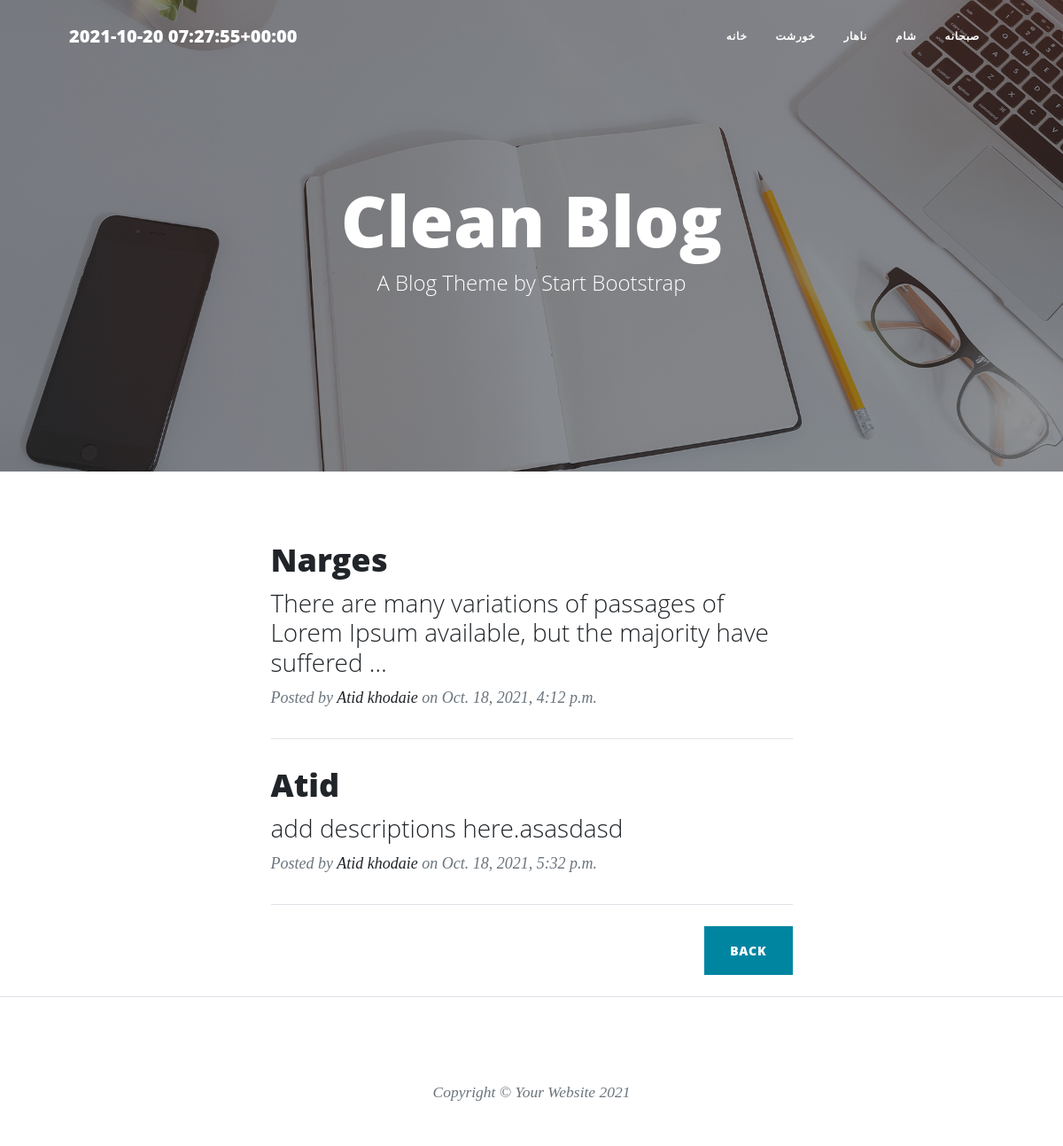
The app's page /?page=2, older data.
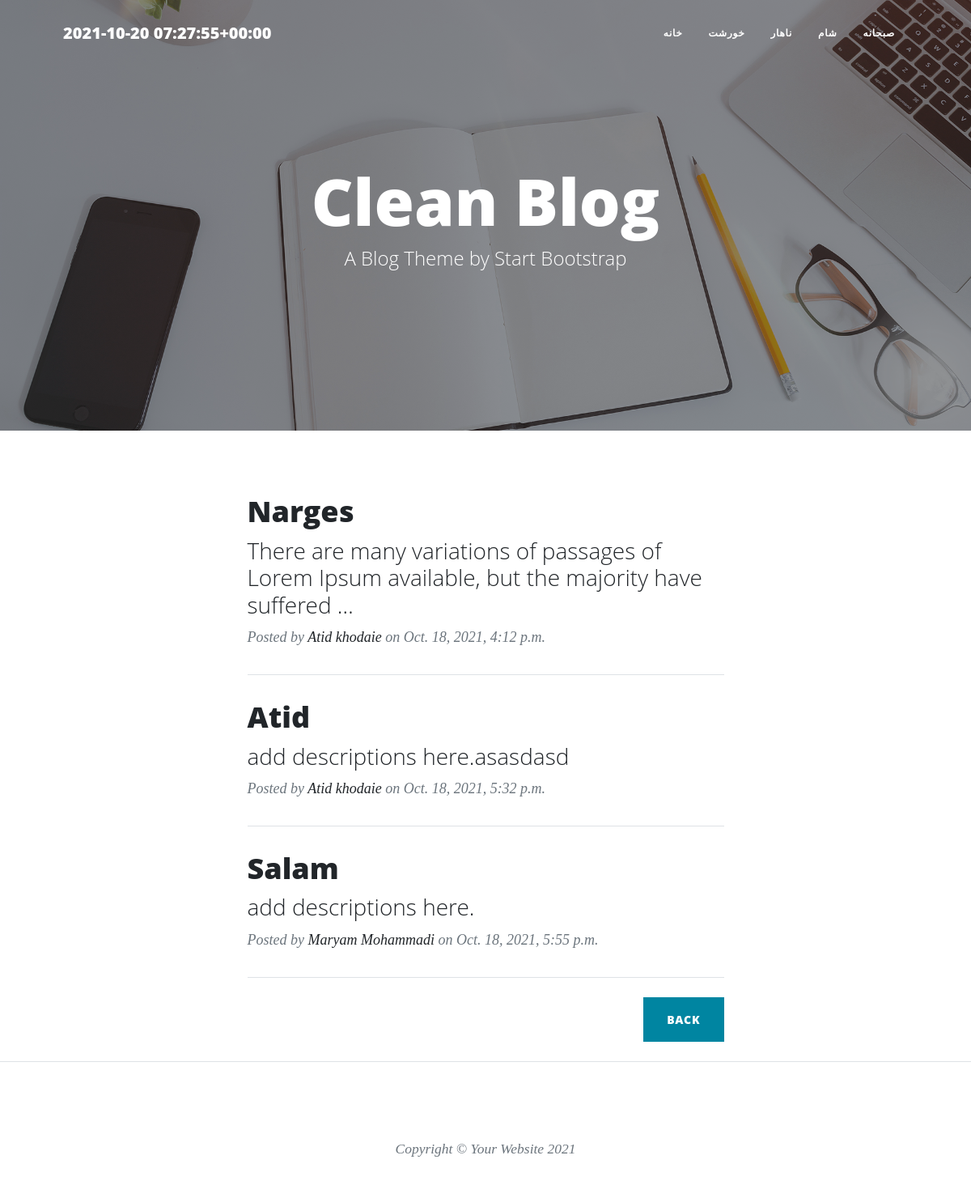
The same page, newer data.
### food/models.py (models this page shows, shortened)
class Category(models.Model):
    parent = models.ForeignKey('self', null=True, default=None, blank=True, on_delete=models.SET_NULL, related_name='children')
    name = models.CharField(max_length=20)
    slug = models.CharField(max_length=20)
    class Meta:
        verbose_name = 'گروه'
        verbose_name_plural = 'گروه‌ ها'

class foodModels(models.Model):
    RATE = (
        ('3','Very good'),
        ('2', 'Good'),
        ('1','Bad'),
    )
    AUTH = (
        ('Admins',(
            ('Atid','Atid'),
            ('Rahmat','Rahmat'),
            ('Noora','Noora'),
        )),
        ('Normal people',(
            ('Yasin','Yasin'),
            ('Ebne','Ebne')
        )),
    )
    user = models.ForeignKey(User, null=True, on_delete=models.SET_NULL,default='User.id',related_name='author', verbose_name='نویسنده')
    name = models.CharField(max_length=20)
    slug = models.SlugField(max_length=20)
    desc = models.TextField(default="add descriptions here.")
    rate = models.CharField(max_length=1, choices=RATE)
    auth = models.CharField(max_length=20, choices=AUTH)  # special feature
    date = models.DateTimeField(default=timezone.now)
    categ = models.ManyToManyField(Category, related_name='categs')
    img = models.ImageField(upload_to='foodPics/')
    check = models.BooleanField(default=False, verbose_name="آیا اجازه انتشار می‌دهید؟")
    class Meta:
        verbose_name = 'غذا'
        verbose_name_plural = 'غذاها'
    objects = manageFood()
    def categ_to_str(self):
        return ", ".join([Category.name for Category in self.categ.all()])
    categ_to_str.short_description = 'Category'

### Account/models.py (models this page shows)
class User(AbstractUser):
    is_author = models.BooleanField(default=False)
    vip_date = models.DateField(default=timezone.now)
    def is_special_user(self):
        if self.vip_date > date.today():
            return True
        else:
            return False
    is_special_user.boolean = True #baraye change kardan False be zarbdar to admin panel
    class Meta:
        verbose_name = 'کاربر'
        verbose_name_plural = 'کاربرها'

### food/views.py (the view)
# urls.py: path('',base.as_view() , name='home'),
class base(generic.ListView):
    template_name = 'index.html'
    queryset = foodModels.objects.show()
    paginate_by = 3
    context_object_name = 'foods'

### food/templatetags/base_tag.py (called while the page is built)
@register.simple_tag()
def showTime():
    return timezone.now()

@register.inclusion_tag('categ_tags.html')
def profCateg():
    return {
        'cat': Category.objects.all()
    }

### templates/index.html (shortened to what this page needs)
{% extends 'base.html' %}
{% load static %}
{% block content %}
        <header class="masthead" style="background-image: url('{% static 'assets/img/home-bg.jpg' %}')">
            <div class="container position-relative px-4 px-lg-5">
                <div class="row gx-4 gx-lg-5 justify-content-center">
                    <div class="col-md-10 col-lg-8 col-xl-7">
                        <div class="site-heading">
                            <h1>Clean Blog</h1>
                            <span class="subheading">A Blog Theme by Start Bootstrap</span>
                        </div>
                    </div>
                </div>
            </div>
        </header>
        <div class="container px-4 px-lg-5">
            <div class="row gx-4 gx-lg-5 justify-content-center">
                <div class="col-md-10 col-lg-8 col-xl-7">
                    {% for food in foods %}
                    <div class="post-preview">
                        <a href="{% url 'foodUrl:detailView' food.slug %}">
                            <h2 class="post-title">{{ food.name }}</h2>
                            <h3 class="post-subtitle">{{ food.desc | truncatewords:15|safe }}</h3>
                        </a>
                        <p class="post-meta">
                            Posted by
                            <a href="{% url 'foodUrl:authClass' food.user%}">{{ food.user.get_full_name }}</a>
                            on {{ food.date }}
                        </p>
                    </div>
                    <hr class="my-4" />
                    {% endfor %}
                    {% if page_obj.has_previous %}
                    <div class="d-flex justify-content-end mb-4"><a class="btn btn-primary text-uppercase" href="{% url 'foodUrl:home' %}?page={{ page_obj.previous_page_number }}">Back</a></div>
                     {% endif %}
                </div>
            </div>
        </div>
 {% endblock %}

### templates/categ_tags.html
<div class="collapse navbar-collapse myfont" id="navbarResponsive">
    <ul class="navbar-nav ms-auto py-4 py-lg-0">
        <li class="nav-item"><a class="nav-link px-lg-3 py-3 py-lg-4" href="{% url 'foodUrl:home' %}">خانه</a></li>
        {% for cat in cat %}
        {% if cat.parent == None %}
            <li class="nav-item"><a class="nav-link px-lg-3 py-3 py-lg-4" href="{% url 'foodUrl:categClass' cat.slug%}">{{ cat.name }}</a></li>
        {% endif %}
        {% endfor %}
    </ul>
</div>

Row changes from the older to the newer data that the page shows:
added foodModels: name "Salam", desc "add descriptions here.", user.get_full_name "Maryam Mohammadi", date "Oct. 18, 2021, 5:55 p.m."
